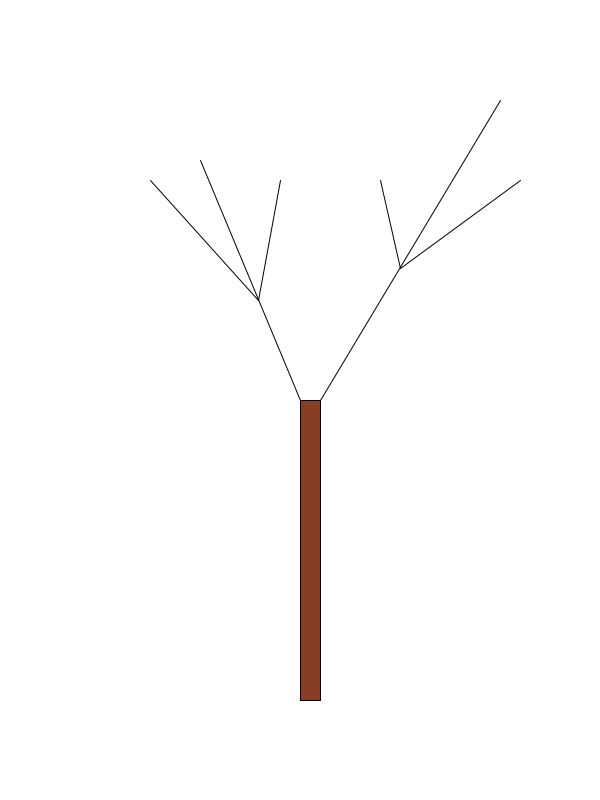
Frame 1 (no input)
Frame 60 (the mouse pressed at the canvas centre just before this capture): identical to frame 1, image omitted
Frame 120 (the mouse held since frame 60 and released just before this capture): identical to frame 1, image omitted

The Processing sketch that drew this single still picture (run headless with seeded random() and noise(); from frame 60 on, the mouse is pressed at the canvas centre):

// Processing sketch: Tree
// ── Tree.pde
int x;
int y;
void setup(){
  size(600, 800);
  x = 0;
  y = 0;
}

void draw(){
  background(255);
  fill(135, 62, 35);
  //Main
  rect(x+300, y+400, 20, 300);
//rect(x+305, y+200, 10, 200);
  //Branches
  line(x+200, y+160, x+300, y+400);
  line(x+500, y+100, x+320, y+400);
  line(x+380, y+180, x+400, y+268);
  line(x+520, y+180, x+400, y+268);
  line(x+280, y+180, x+258, y+300);
  line(x+150, y+180, x+258, y+300);
}
